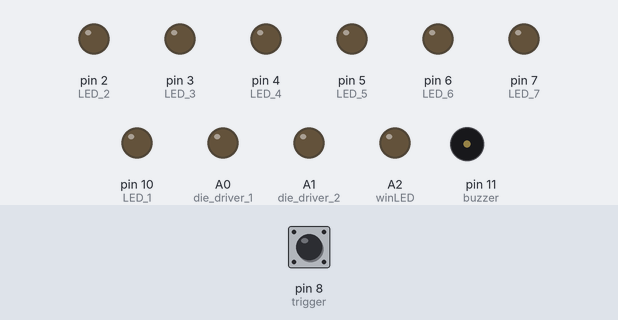
Recording of a sketch running on a simulated Arduino Uno, built with avr-gcc and run on an emulated ATmega328P. Shown: output pins drawn as LEDs (lit = HIGH), buzzer (waves = sounding). The inputs (shaded band) are chosen by the test bench; at power-on: pin 8 (trigger) HIGH. Random numbers use the default seed unless the sketch sets one.

Above: at 1.2 s.
1.3 s: pin 8 (trigger) pulled LOW for 0.15 s
At 2.46 s:
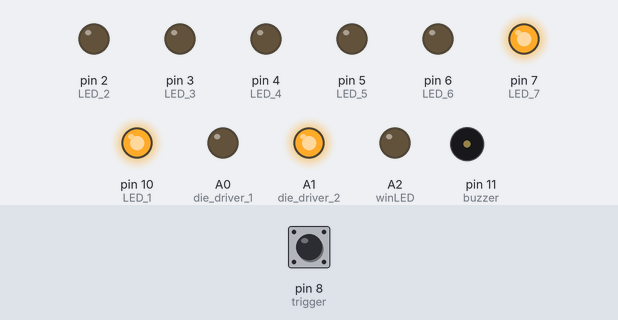
At 4.09 s:
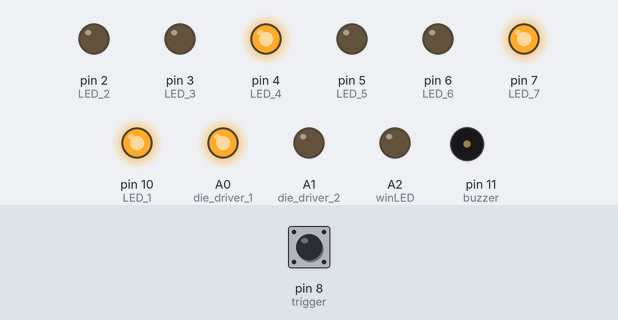
4.3 s: pin 8 (trigger) pulled LOW for 3.2 s
At 8.56 s:
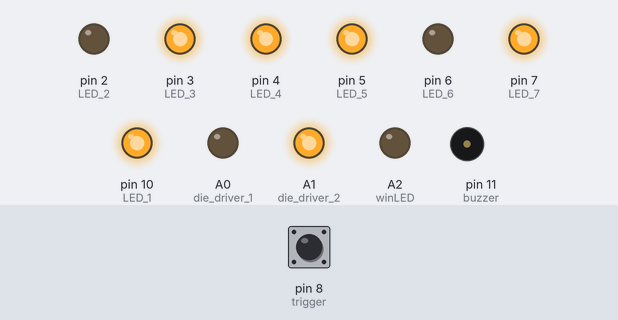
9.5 s: pin 8 (trigger) driven LOW
Timing chart, 0 to 24.2 s (numbered marks = the images above; inputs shaded):
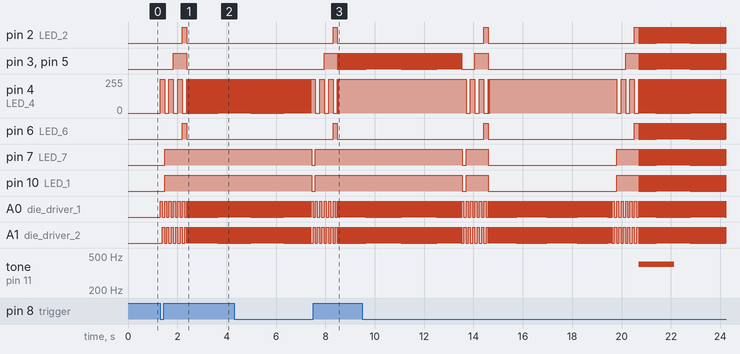

Measured:
- after the input at 1.3 s, pin 2 (LED_2): LOW → HIGH after 0.90 s, → LOW 0.18 s later; pin 3 (LED_3): LOW → HIGH after 0.54 s, → LOW 0.54 s later
- after the input at 4.3 s, pin 2 (LED_2), pin 6 (LED_6): LOW → HIGH after 4.0 s, → LOW 0.18 s later; pin 3 (LED_3), pin 5 (LED_5): LOW → HIGH after 3.6 s, then repeats every 0.02 s: LOW 0.01 s, HIGH 0.01 s

The sketch:

listing8-11.ino
```cpp
int randomNum1; //LED dice game
int randomNum2;
const int trigger = 8;
const int winLED = A2;
const int buzzer = 11;
int trigState;
int time;
int roll;
int point;
int rollCounter;
int win;
void setup() {
  pinMode (trigger, INPUT_PULLUP); //throw the dice switch
  pinMode (10, OUTPUT); //LED 1
  pinMode (2, OUTPUT); //LED 2
  pinMode (3, OUTPUT); //LED 3
  pinMode (4, OUTPUT); //LED 4
  pinMode (5, OUTPUT); //LED 5
  pinMode (6, OUTPUT); //LED 6
  pinMode (7, OUTPUT); //LED 7
  pinMode (A0, OUTPUT); // die driver 1
  pinMode (A1, OUTPUT); //die driver 2
  pinMode (winLED, OUTPUT);
  pinMode (buzzer, OUTPUT);
  randomSeed(analogRead(5));//gets random number from noise on pin A5
}
void loop() {//looks for button press and displays two random numbers
  trigState = digitalRead (trigger); //pin 8
  while (trigState == 0) { //can run program in display mode
    //numbers 1 through 6 quickly flash for a nice visual effect
    digitalWrite(A0, HIGH);//selects dice one
    digitalWrite(A1, LOW);
    digitalWrite (4, HIGH); //displays a 1
    delay (90);
    digitalWrite(A0, LOW);
    digitalWrite(A1, HIGH); //selects dice two
    delay (90);
    digitalWrite (4, LOW); //shuts off 1

    digitalWrite(A0, HIGH); //selects dice one
    digitalWrite(A1, LOW);
    digitalWrite (10, HIGH); //displays a 2
    digitalWrite (7, HIGH);
    delay (90);
    digitalWrite(A0, LOW);
    digitalWrite(A1, HIGH); //selects dice two
    delay (90);
    digitalWrite (10, LOW); //shuts off 2
    digitalWrite (7, LOW);

    digitalWrite(A0, HIGH); //selects dice one
    digitalWrite(A1, LOW);
    digitalWrite (10, HIGH); //displays a 3
    digitalWrite (4, HIGH);
    digitalWrite (7, HIGH);
    delay (90);
    digitalWrite(A0, LOW);
    digitalWrite(A1, HIGH); //selects dice two
    delay (90);
    digitalWrite (10, LOW); //shuts off 3
    digitalWrite (4, LOW);
    digitalWrite (7, LOW);

    digitalWrite(A0, HIGH); //selects dice one
    digitalWrite(A1, LOW);
    digitalWrite (10, HIGH); //displays a 4
    digitalWrite (3, HIGH);
    digitalWrite (5, HIGH);
    digitalWrite (7, HIGH);
    delay (90);
    digitalWrite(A0, LOW);
    digitalWrite(A1, HIGH); //selects dice two
    delay (90);
    digitalWrite (10, LOW); //shuts off 4
    digitalWrite (3, LOW);
    digitalWrite (5, LOW);
    digitalWrite (7, LOW);

    digitalWrite(A0, HIGH); //selects dice one
    digitalWrite(A1, LOW);
    digitalWrite (10, HIGH); //displays a 5
    digitalWrite (3, HIGH);
    digitalWrite (4, HIGH);
    digitalWrite (5, HIGH);
    digitalWrite (7, HIGH);
    delay (90);
    digitalWrite(A0, LOW);
    digitalWrite(A1, HIGH); //selects dice two
    delay (90);
    digitalWrite (10, LOW); //shuts off 5
    digitalWrite (3, LOW);
    digitalWrite (4, LOW);
    digitalWrite (5, LOW);
    digitalWrite (7, LOW);

    digitalWrite(A0, HIGH); //selects dice one
    digitalWrite(A1, LOW);
    digitalWrite (10, HIGH); //displays a 6
    digitalWrite (2, HIGH);
    digitalWrite (3, HIGH);
    digitalWrite (5, HIGH);
    digitalWrite (6, HIGH);
    digitalWrite (7, HIGH);
    delay (90);
    digitalWrite(A0, LOW);
    digitalWrite(A1, HIGH); //selects dice two
    delay (90);
    digitalWrite (10, LOW); //shuts off 6
    digitalWrite (2, LOW);
    digitalWrite (3, LOW);
    digitalWrite (5, LOW);
    digitalWrite (6, LOW);
    digitalWrite (7, LOW);
    //start game
    rollCounter = rollCounter + 1; //rollCounter keeps track of rolls
    randomNum1 = random(1, 7);
    randomNum2 = random(1, 7);
    roll = randomNum1 + randomNum2; //dice total number
    if ( roll == 2 && rollCounter == 1) { //tests for snake eyes //on first pass
      tone(buzzer, 400);
      rollCounter = 0;
    }
    if (roll == 3 && rollCounter == 1) { //tests for a loss craps
      //on first pass
      tone(buzzer, 400);
      rollCounter = 0;
    }
    if (roll == 12 && rollCounter == 1) { //busted with 12
      //on first pass
      tone(buzzer, 400);
      rollCounter = 0;
    }
    if (roll == 7 && rollCounter > 1) { //after first pass,
      //playing for point but get 7
      tone(buzzer, 400);
      rollCounter = 0;
    }
    if (roll == 7 && rollCounter == 1) { //win, 7 on first pass
      digitalWrite(winLED, HIGH);
      tone(buzzer, 4000);
      win = 1;
      rollCounter = 0;
    }
    if (roll == 11 && rollCounter == 1) { //win, 11 on first pass
      digitalWrite(winLED, HIGH);
      tone(buzzer, 4000);
      win = 1;
      rollCounter = 0;
    }
    if (roll == point && rollCounter > 1) { //win, hit point
      digitalWrite(winLED, HIGH);
      tone(buzzer, 4000);
      win = 1;
      rollCounter = 0;
    }
    do {
      time = time + 1; //the do loops around 249 times,
      digitalWrite(A0, HIGH); //selects dice one
      digitalWrite(A1, LOW); //deselects dice two
      switch (randomNum1) { //picks the first dice LEDs to light
        case 1:
          digitalWrite (4, HIGH);
          break;
        case 2:
          digitalWrite (10, HIGH);
          digitalWrite (7, HIGH);
          break;
        case 3:
          digitalWrite (10, HIGH);
          digitalWrite (4, HIGH);
          digitalWrite (7, HIGH);
          break;
        case 4:
          digitalWrite (10, HIGH);
          digitalWrite (3, HIGH);
          digitalWrite (5, HIGH);
          digitalWrite (7, HIGH);
          break;
        case 5:
          digitalWrite (10, HIGH);
          digitalWrite (3, HIGH);
          digitalWrite (4, HIGH);
          digitalWrite (5, HIGH);
          digitalWrite (7, HIGH);
          break;
        case 6:
          digitalWrite (10, HIGH);
          digitalWrite (2, HIGH);
          digitalWrite (3, HIGH);
          digitalWrite (5, HIGH);
          digitalWrite (6, HIGH);
          digitalWrite (7, HIGH);
          break;
      }
      delay (10);
      digitalWrite (10, LOW); //shuts off the first dice LEDs
      digitalWrite (2, LOW);
      digitalWrite (3, LOW);
      digitalWrite (4, LOW);
      digitalWrite (5, LOW);
      digitalWrite (6, LOW);
      digitalWrite (7, LOW);
      digitalWrite(A0, LOW); //deselects dice one
      digitalWrite(A1, HIGH); //selects dice two
      switch (randomNum2) { //picks the second dice LEDs to light
        case 1:
          digitalWrite (4, HIGH);
          break;
        case 2:
          digitalWrite (10, HIGH);
          digitalWrite (7, HIGH);
          break;
        case 3:
          digitalWrite (10, HIGH);
          digitalWrite (4, HIGH);
          digitalWrite (7, HIGH);
          break;
        case 4:
          digitalWrite (10, HIGH);
          digitalWrite (3, HIGH);
          digitalWrite (5, HIGH);
          digitalWrite (7, HIGH);
          break;
        case 5:
          digitalWrite (10, HIGH);
          digitalWrite (3, HIGH);
          digitalWrite (4, HIGH);
          digitalWrite (5, HIGH);
          digitalWrite (7, HIGH);
          break;
        case 6:
          digitalWrite (10, HIGH);
          digitalWrite (2, HIGH);
          digitalWrite (3, HIGH);
          digitalWrite (5, HIGH);
          digitalWrite (6, HIGH);
          digitalWrite (7, HIGH);
          break;
      }
      delay (10);
      digitalWrite (10, LOW); //shuts off the second dice LEDs
      digitalWrite (2, LOW);
      digitalWrite (3, LOW);
      digitalWrite (4, LOW);
      digitalWrite (5, LOW);
      digitalWrite (6, LOW);
      digitalWrite (7, LOW);
      if (win == 1 && time == 10) { //winning buzzer beeps
        noTone(buzzer);
      }
      if (win == 1 && time == 20) {
        tone(buzzer, 4000);
      }
      if (win == 1 && time == 30) {
        noTone(buzzer);
      }
      if (win == 1 && time == 40) {
        tone(buzzer, 4000);
      }
      if (win == 1 && time == 50) {
        noTone(buzzer);
      }
      if (time > 70 && win != 1) { //short buzzer sound for loss
        noTone(buzzer);
      }
    }
    while (time < 250);//creates loop for both dice LEDs to be visible

    if (rollCounter == 1) { //if the pass went without win or loss
      point = roll; //loads the point in memory
    }
    trigState = 1; //resets trigger flag for program activation
    time = 0; //resets loop timer for LED display

    digitalWrite(A1, LOW);
    digitalWrite(winLED, LOW);
    win = 0;
  }
}
```
